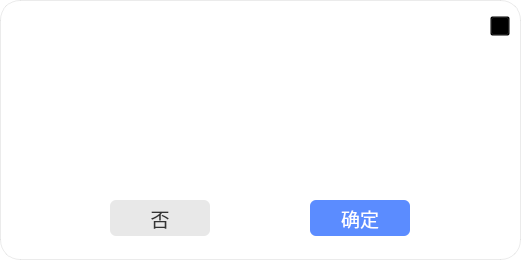
<?xml version="1.0" encoding="UTF-8"?>
<ui version="4.0">
 <class>Form</class>
 <widget class="QWidget" name="Form">
  <property name="geometry">
   <rect>
    <x>0</x>
    <y>0</y>
    <width>521</width>
    <height>260</height>
   </rect>
  </property>
  <property name="minimumSize">
   <size>
    <width>521</width>
    <height>260</height>
   </size>
  </property>
  <property name="maximumSize">
   <size>
    <width>521</width>
    <height>260</height>
   </size>
  </property>
  <property name="windowTitle">
   <string>Form</string>
  </property>
  <property name="styleSheet">
   <string notr="true">QWidget#Form {
	background-color: rgb(255, 255, 255);
	border-radius: 20px;
	border: 1px solid rgba(0, 0, 0, 0.08);
}</string>
  </property>
  <widget class="QLabel" name="label">
   <property name="geometry">
    <rect>
     <x>0</x>
     <y>0</y>
     <width>525</width>
     <height>51</height>
    </rect>
   </property>
   <property name="minimumSize">
    <size>
     <width>521</width>
     <height>39</height>
    </size>
   </property>
   <property name="maximumSize">
    <size>
     <width>525</width>
     <height>390</height>
    </size>
   </property>
   <property name="styleSheet">
    <string notr="true">border-image: url(:/main/pic/main_tips.png);</string>
   </property>
   <property name="text">
    <string/>
   </property>
  </widget>
  <widget class="QPushButton" name="pushButton_close">
   <property name="geometry">
    <rect>
     <x>490</x>
     <y>16</y>
     <width>20</width>
     <height>20</height>
    </rect>
   </property>
   <property name="minimumSize">
    <size>
     <width>20</width>
     <height>20</height>
    </size>
   </property>
   <property name="maximumSize">
    <size>
     <width>20</width>
     <height>20</height>
    </size>
   </property>
   <property name="styleSheet">
    <string notr="true">border-image: url(:/main/pic/main_quit.png); background: transparent;</string>
   </property>
   <property name="text">
    <string/>
   </property>
  </widget>
  <widget class="QLabel" name="label_2">
   <property name="geometry">
    <rect>
     <x>20</x>
     <y>10</y>
     <width>77</width>
     <height>30</height>
    </rect>
   </property>
   <property name="minimumSize">
    <size>
     <width>77</width>
     <height>30</height>
    </size>
   </property>
   <property name="maximumSize">
    <size>
     <width>77</width>
     <height>30</height>
    </size>
   </property>
   <property name="styleSheet">
    <string notr="true">border-image: url(:/main/pic/main_tips_logo.png);</string>
   </property>
   <property name="text">
    <string/>
   </property>
  </widget>
  <widget class="QLabel" name="label_message">
   <property name="geometry">
    <rect>
     <x>20</x>
     <y>60</y>
     <width>481</width>
     <height>131</height>
    </rect>
   </property>
   <property name="minimumSize">
    <size>
     <width>481</width>
     <height>80</height>
    </size>
   </property>
   <property name="maximumSize">
    <size>
     <width>481</width>
     <height>200</height>
    </size>
   </property>
   <property name="font">
    <font>
     <pointsize>14</pointsize>
    </font>
   </property>
   <property name="styleSheet">
    <string notr="true">color: #333333; </string>
   </property>
   <property name="text">
    <string/>
   </property>
   <property name="alignment">
    <set>Qt::AlignCenter</set>
   </property>
   <property name="wordWrap">
    <bool>true</bool>
   </property>
  </widget>
  <widget class="QPushButton" name="pushButton_cancel">
   <property name="geometry">
    <rect>
     <x>110</x>
     <y>200</y>
     <width>100</width>
     <height>36</height>
    </rect>
   </property>
   <property name="font">
    <font>
     <pointsize>14</pointsize>
    </font>
   </property>
   <property name="styleSheet">
    <string notr="true">background-color: #E8E8E8; color: #333333; border: none; border-radius: 6px;</string>
   </property>
   <property name="text">
    <string>否</string>
   </property>
  </widget>
  <widget class="QPushButton" name="pushButton_confirm">
   <property name="geometry">
    <rect>
     <x>310</x>
     <y>200</y>
     <width>100</width>
     <height>36</height>
    </rect>
   </property>
   <property name="font">
    <font>
     <pointsize>14</pointsize>
    </font>
   </property>
   <property name="styleSheet">
    <string notr="true">background-color: #5B8CFF; color: #ffffff; border: none; border-radius: 6px;</string>
   </property>
   <property name="text">
    <string>确定</string>
   </property>
  </widget>
  <zorder>label</zorder>
  <zorder>pushButton_close</zorder>
  <zorder>label_message</zorder>
  <zorder>pushButton_cancel</zorder>
  <zorder>pushButton_confirm</zorder>
  <zorder>label_2</zorder>
 </widget>
 <resources>
  <include location="resources.qrc"/>
 </resources>
 <connections/>
</ui>
